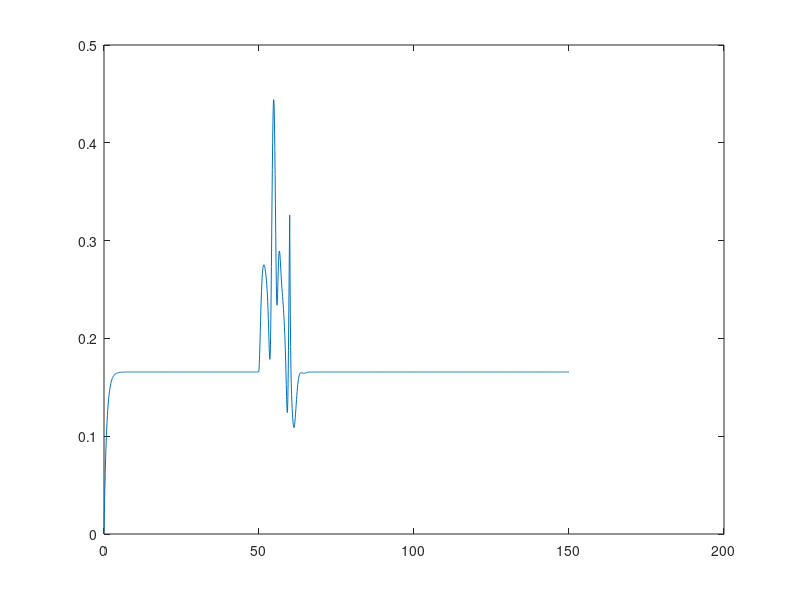

The MATLAB script that drew this image:
clearvars
close all

d = 6; %dimension of the annihilation and creation operator
J = 1;
aa = diag(sqrt(1:d-1),1); %annihilation operator
W = rand(1,2);
dt = 0.1;
T = 0:dt:150;
% gamma = 1;
eta = W(1)^2 + W(2)^2;
gamma = 1;
P = 0.2; %Incohernet pumping
swtich_H_I = 1;

gs = [0;1]; %Ground state
es = [1;0]; %Excited state

sig_z = [1,0;0,-1];
sig_m = [0,0;1,0];
sig_p = [0,1;0,0];

I_a = eye(d);
I_b = eye(2);
b1 = kron(sig_m, kron(I_b, I_a));
b2 = kron(I_b, kron(sig_m, I_a));
A = kron(I_b, kron(I_b,aa));

H_R = J*(b1'*b2 + b2'*b1);
H_I = W(1)*(A'*b1 + b1'*A) + W(2)*(A'*b2 + b2'*A );

% I_a = eye(d);
a1 = aa;

theta = 1.9605;
s = 0.1651;
phi = 0.5+pi/10;

alpha = s*sin(phi);
a = abs(alpha)*exp(1i*theta);

% Matrix exponential : expm
S = expm(0.5*(a'*a1*a1 - a*a1'*a1')); 


psi = kron(gs,gs); %reservoir 1 : excited, reservoir 2 : ground
Rho_b = psi*psi';


% n_bar = s^2 * (cos(phi))^2 ;
n_bar = 0.5;

for i=1:d
    rho_th(i) = (1/(1 + n_bar)) * (n_bar/(1 + n_bar))^(i-1);
    % Rho_th = Rho_th + rho_th * kron(I_a(:,i+1),I_a(:,i+1));
end

rho_th = diag(rho_th);
rho_sq_th = S*rho_th*conj(S);
rho = kron(Rho_b, rho_sq_th);
[trace(rho), trace(rho_sq_th),trace(rho*b1'*b1)]

% rho_th = diag(rho_th);
% [trace(rho_th),trace(rho_th*a1'*a1)] %should be 1 and n_bar
% 
% rho_sq_th = S*rho_th*S';
% % rho_sq_th = S*rho_th*conj(S);
% [trace(rho_sq_th),trace(rho_sq_th*a1'*a1)] %should be 1 and n_bar

time = 500;
tau = 100;
for t=1:length(T)
    % Pe(t) = kron(es, If(:,1))'*rho*kron(es, If(:,1));
    % correlation(t) = trace(rho*A'*A'*A*A)/trace(rho*A'*A)^2;
    n1(t) = trace(rho*b1'*b1);
    n2(t) = trace(rho*b2'*b2);
    n_a(t) = trace(rho*A'*A); %this should be constant when u add cascade coupling term
    
    H = H_R;
    % H = H_R + swtich_H_I * H_I.*(t>=500).*(t<500+tau);
    K1 = -1i*(H*rho - rho*H) + (W(1)*(A*rho*b1' - b1'*A*rho + b1*rho*A' - rho*A'*b1) ...
                             + W(2)*(A*rho*b2' - b2'*A*rho + b2*rho*A' - rho*A'*b2))*(t>=time).*(t<time+tau) ...
                             + 1i*eta/(2*gamma)*(2*A*rho*A' - A'*A*rho - rho*A'*A)*(t>=time).*(t<time+tau) ...
                             + gamma/2*(2*b1*rho*b1' - rho*b1'*b1 - b1'*b1*rho) ...
                             + gamma/2*(2*b2*rho*b2' - rho*b2'*b2 - b2'*b2*rho) ...
                             + P/2*(2*b1'*rho*b1 - rho*b1*b1' - b1*b1'*rho)...
                             + P/2*(2*b2'*rho*b2 - rho*b2*b2' - b2*b2'*rho);
    rho1 = rho + 0.5*dt*K1;
    K2 = -1i*(H*rho1 - rho1*H) + (W(1)*(A*rho1*b1' - b1'*A*rho1 + b1*rho1*A' - rho1*A'*b1) ...
                               + W(2)*(A*rho1*b2' - b2'*A*rho1 + b2*rho1*A' - rho1*A'*b2))*(t>=time).*(t<time+tau) ...
                               + 1i*eta/(2*gamma)*(2*A*rho1*A' - A'*A*rho1 - rho1*A'*A)*(t>=time).*(t<time+tau) ...                              
                               + gamma/2*(2*b1*rho1*b1' - rho1*b1'*b1 - b1'*b1*rho1) ...
                               + gamma/2*(2*b2*rho1*b2' - rho1*b2'*b2 - b2'*b2*rho1) ...
                               + P/2*(2*b1'*rho1*b1 - rho1*b1*b1' - b1*b1'*rho1) ...
                               + P/2*(2*b2'*rho1*b2 - rho1*b2*b2' - b2*b2'*rho1);
    rho2 = rho + 0.5*dt*K2;
    K3 = -1i*(H*rho2 - rho2*H) + (W(1)*(A*rho2*b1' - b1'*A*rho2 + b1*rho2*A' - rho2*A'*b1) ...
                               + W(2)*(A*rho2*b2' - b2'*A*rho2 + b2*rho2*A' - rho2*A'*b2))*(t>=time).*(t<time+tau) ...
                               + 1i*eta/(2*gamma)*(2*A*rho2*A' - A'*A*rho2 - rho2*A'*A)*(t>=time).*(t<time+tau) ...
                               + gamma/2*(2*b1*rho2*b1' - rho2*b1'*b1 - b1'*b1*rho2) ...
                               + gamma/2*(2*b2*rho2*b2' - rho2*b2'*b2 - b2'*b2*rho2) ...
                               + P/2*(2*b1'*rho2*b1 - rho2*b1*b1' - b1*b1'*rho2) ...
                               + P/2*(2*b2'*rho2*b2 - rho2*b2*b2' - b2*b2'*rho2);
    rho3 = rho + dt*K3;
    K4 = -1i*(H*rho3 - rho3*H) + (W(1)*(A*rho3*b1' - b1'*A*rho3 + b1*rho3*A' - rho3*A'*b1) ...
                               + W(2)*(A*rho3*b2' - b2'*A*rho3 + b2*rho3*A' - rho3*A'*b2))*(t>=time).*(t<time+tau) ...
                               + 1i*eta/(2*gamma)*(2*A*rho3*A' - A'*A*rho3 - rho3*A'*A)*(t>=time).*(t<time+tau) ...
                               + gamma/2*(2*b1*rho3*b1' - rho3*b1'*b1 - b1'*b1*rho3) ...
                               + gamma/2*(2*b2*rho3*b2' - rho3*b2'*b2 - b2'*b2*rho3) ...
                               + P/2*(2*b1'*rho3*b1 - rho3*b1*b1' - b1*b1'*rho3) ...
                               + P/2*(2*b2'*rho3*b2 - rho3*b2*b2' - b2*b2'*rho3);

    rho = rho + 1/6*dt*(K1+2*K2+2*K3+K4);
end


figure()
plot(T,abs(n1))
hold on
% plot(T,abs(n2))

